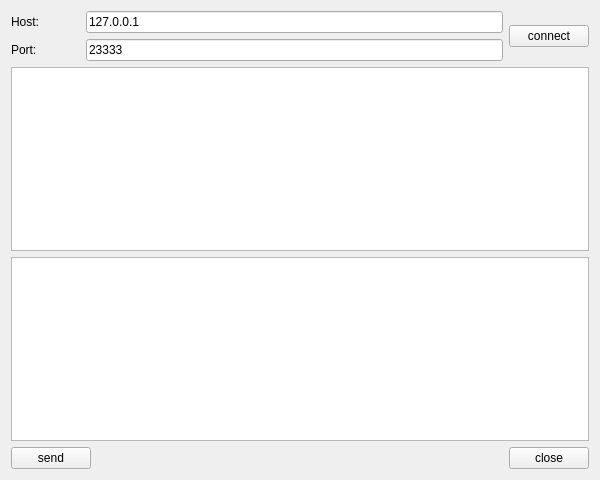
<?xml version="1.0" encoding="UTF-8"?>
<ui version="4.0">
 <class>Widget_client</class>
 <widget class="QWidget" name="Widget_client">
  <property name="geometry">
   <rect>
    <x>0</x>
    <y>0</y>
    <width>600</width>
    <height>480</height>
   </rect>
  </property>
  <property name="windowTitle">
   <string>Form</string>
  </property>
  <layout class="QVBoxLayout" name="verticalLayout_2">
   <item>
    <layout class="QHBoxLayout" name="horizontalLayout_3">
     <item>
      <layout class="QVBoxLayout" name="verticalLayout">
       <item>
        <layout class="QHBoxLayout" name="horizontalLayout" stretch="1,6">
         <item>
          <widget class="QLabel" name="label">
           <property name="text">
            <string>Host: </string>
           </property>
          </widget>
         </item>
         <item>
          <widget class="QLineEdit" name="le_host">
           <property name="text">
            <string>127.0.0.1</string>
           </property>
          </widget>
         </item>
        </layout>
       </item>
       <item>
        <layout class="QHBoxLayout" name="horizontalLayout_2" stretch="1,6">
         <item>
          <widget class="QLabel" name="label_2">
           <property name="text">
            <string>Port:</string>
           </property>
          </widget>
         </item>
         <item>
          <widget class="QLineEdit" name="le_port">
           <property name="text">
            <string>23333</string>
           </property>
          </widget>
         </item>
        </layout>
       </item>
      </layout>
     </item>
     <item>
      <widget class="QPushButton" name="btn_connect">
       <property name="text">
        <string>connect</string>
       </property>
      </widget>
     </item>
    </layout>
   </item>
   <item>
    <widget class="QTextBrowser" name="tb_read"/>
   </item>
   <item>
    <widget class="QTextEdit" name="te_write"/>
   </item>
   <item>
    <layout class="QHBoxLayout" name="horizontalLayout_4">
     <item>
      <widget class="QPushButton" name="btn_send">
       <property name="text">
        <string>send</string>
       </property>
      </widget>
     </item>
     <item>
      <spacer name="horizontalSpacer">
       <property name="orientation">
        <enum>Qt::Horizontal</enum>
       </property>
       <property name="sizeHint" stdset="0">
        <size>
         <width>40</width>
         <height>20</height>
        </size>
       </property>
      </spacer>
     </item>
     <item>
      <widget class="QPushButton" name="btn_close">
       <property name="text">
        <string>close</string>
       </property>
      </widget>
     </item>
    </layout>
   </item>
  </layout>
 </widget>
 <resources/>
 <connections/>
</ui>
